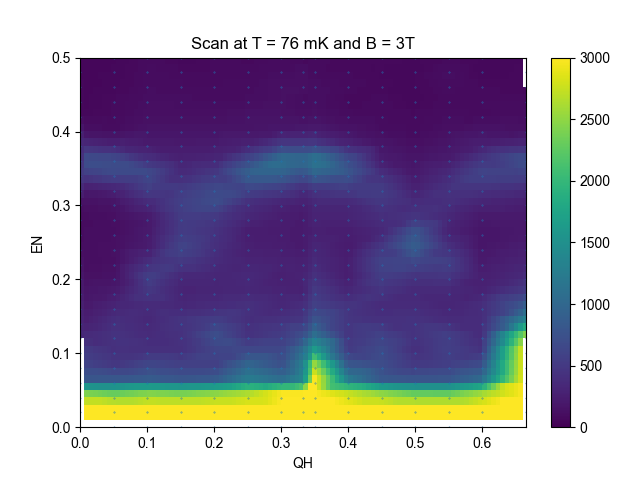

Recreate this plot in Python.
from ufit import *
import numpy as np
import matplotlib.pyplot as plt
from ufit.plotting import mapping

set_datatemplate('IN12_proposal_exp_CRG-3066/rawdata/075%03d')
# 312-315, 318-329
data = read_numors("312-313,315,316,318-329", 0)
data.name = "Scan at T = 76 mK and B = 3T"
mapping("QH", "EN", data, mode=0, title=f'{data.name}',minmax=[0, 3000])
plt.ylim((0, 0.5))
plt.savefig("IN12_proposal_exp_CRG-3066/3T_scan/scan_3T.png")
plt.show()


